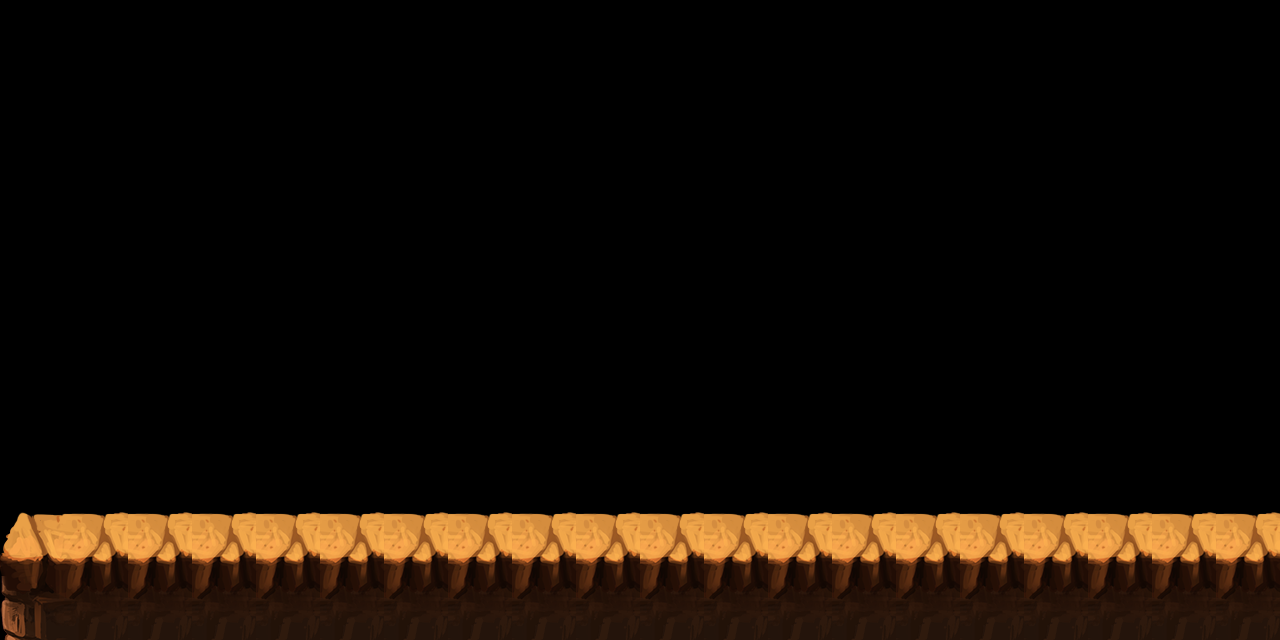

Tiled map render using the project's own tile images. Description and the whole map definition, tile-layer contents included, below:
An orthogonal 20x10 tile map with 64x64 px tiles, 2 tile layers (bg, platform), 2 tilesets.

<map version="1.4" tiledversion="1.4.2" orientation="orthogonal" renderorder="right-down" width="20" height="10" tilewidth="64" tileheight="64" infinite="0" nextlayerid="6" nextobjectid="149">
 <tileset firstgid="1" name="item" tilewidth="154" tileheight="148" tilecount="7" columns="0">
  <grid orientation="orthogonal" width="152" height="146" />
  <tile id="0">
   <image width="66" height="66" source="../../item/item_bean/item_bean_001.png" />
  </tile>
  <tile id="1">
   <image width="66" height="66" source="../../item/item_004.png" />
  </tile>
  <tile id="2">
   <image width="114" height="114" source="../../item/item_006.png" />
  </tile>
  <tile id="3">
   <image width="66" height="66" source="../../item/goldcoin/gold_coin0.png" />
  </tile>
  <tile id="4">
   <image width="114" height="114" source="../../item/animation_item_heart/animation_item_heart001.png" />
  </tile>
  <tile id="5">
   <image width="66" height="66" source="../../item/item_003.png" />
  </tile>
  <tile id="6">
   <image width="154" height="148" source="../../item/item_002.png" />
  </tile>
 </tileset>
 <tileset firstgid="8" source="../bg_maya_bg.tsx" />
 <layer id="1" name="bg" width="20" height="10">
  <data encoding="csv">
0,0,0,0,0,0,0,0,0,0,0,0,0,0,0,0,0,0,0,0,0,0,0,0,0,0,0,0,0,0,0,0,0,0,0,0,0,0,0,0,0,0,0,0,0,0,0,0,0,0,0,0,0,0,0,0,0,0,0,0,0,0,0,0,0,0,0,0,0,0,0,0,0,0,0,0,0,0,0,0,0,0,0,0,0,0,0,0,0,0,0,0,0,0,0,0,0,0,0,0,0,0,0,0,0,0,0,0,0,0,0,0,0,0,0,0,0,0,0,0,0,0,0,0,0,0,0,0,0,0,0,0,0,0,0,0,0,0,0,0,0,0,0,0,0,0,0,0,0,0,0,0,0,0,0,0,0,0,0,0,0,0,0,0,0,0,0,0,0,0,0,0,0,0,0,0,0,0,0,0,0,21,21,21,21,21,21,21,21,21,21,21,21,21,21,21,21,21,21,21
</data>
 </layer>
 <layer id="2" name="platform" width="20" height="10">
  <data encoding="csv">
0,0,0,0,0,0,0,0,0,0,0,0,0,0,0,0,0,0,0,0,0,0,0,0,0,0,0,0,0,0,0,0,0,0,0,0,0,0,0,0,0,0,0,0,0,0,0,0,0,0,0,0,0,0,0,0,0,0,0,0,0,0,0,0,0,0,0,0,0,0,0,0,0,0,0,0,0,0,0,0,0,0,0,0,0,0,0,0,0,0,0,0,0,0,0,0,0,0,0,0,0,0,0,0,0,0,0,0,0,0,0,0,0,0,0,0,0,0,0,0,0,0,0,0,0,0,0,0,0,0,0,0,0,0,0,0,0,0,0,0,0,0,0,0,0,0,0,0,0,0,0,0,0,0,0,0,0,0,0,0,14,15,15,15,15,15,15,15,15,15,15,15,15,15,15,15,15,15,15,15,20,0,0,0,0,0,0,0,0,0,0,0,0,0,0,0,0,0,0,0
</data>
 </layer>
 <objectgroup id="3" name="object_obstacle" />
 <objectgroup id="4" name="object_item" />
 <objectgroup id="5" name="object_monster" />
</map>
